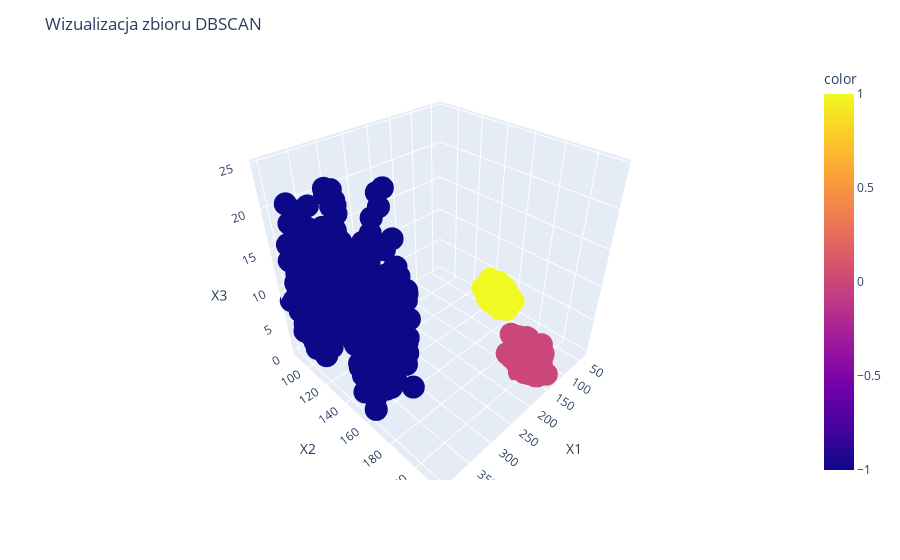

The code cell stored with this chart in its notebook:
### Code cell
best_db = DBSCAN(eps = best_eps, min_samples = best_samples).fit(X)
db_labels = best_db.labels_

fig = px.scatter_3d(X, x='X1', y='X2', z='X3', color = db_labels)
fig.update_layout(
    title="Wizualizacja zbioru DBSCAN"
)
fig.show()

### Figure 1 — Plotly figure (JSON) as saved in the notebook; plotly's stock layout.template omitted (floating-point values rounded to 4 significant figures; data arrays with more than 128 entries replaced by an {"elided": "..."} marker saying what was removed)
{"data": [{"hovertemplate": "X1=%{x}<br>X2=%{y}<br>X3=%{z}<br>color=%{marker.color}<extra></extra>", "legendgroup": "", "marker": {"color": {"elided": "1000 int values"}, "coloraxis": "coloraxis", "symbol": "circle"}, "mode": "markers", "name": "", "scene": "scene", "showlegend": false, "type": "scatter3d", "x": {"elided": "1000 float values"}, "y": {"elided": "1000 float values"}, "z": {"elided": "1000 float values"}}], "layout": {"coloraxis": {"colorbar": {"title": {"text": "color"}}, "colorscale": [[0, "#0d0887"], [0.1111, "#46039f"], [0.2222, "#7201a8"], [0.3333, "#9c179e"], [0.4444, "#bd3786"], [0.5556, "#d8576b"], [0.6667, "#ed7953"], [0.7778, "#fb9f3a"], [0.8889, "#fdca26"], [1, "#f0f921"]]}, "legend": {"tracegroupgap": 0}, "margin": {"t": 60}, "scene": {"domain": {"x": [0, 1], "y": [0, 1]}, "xaxis": {"title": {"text": "X1"}}, "yaxis": {"title": {"text": "X2"}}, "zaxis": {"title": {"text": "X3"}}}, "title": {"text": "Wizualizacja zbioru DBSCAN"}}}
